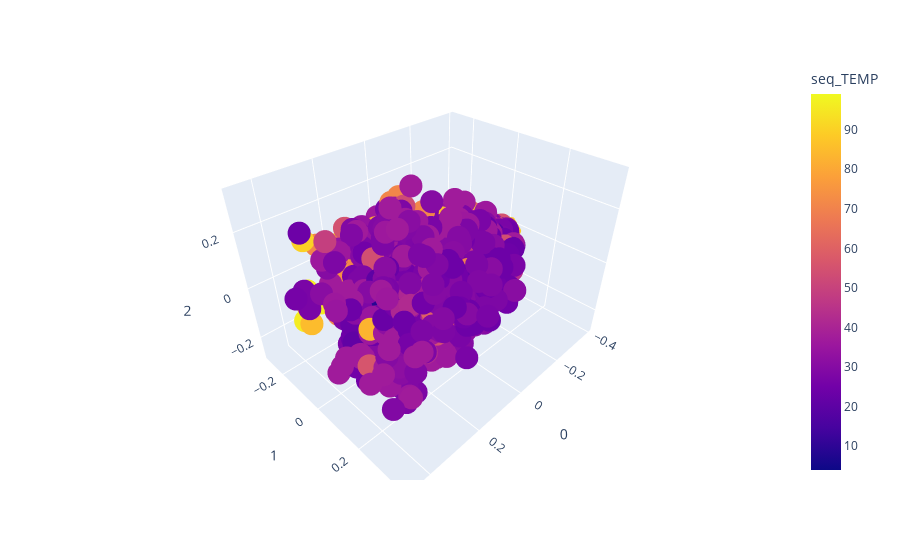

The code cell stored with this chart in its notebook:
### Markdown cell above
*Kernel PCA: RBF 3D Plot*

### Code cell
kpca = KernelPCA(n_components=3, kernel='rbf')
x_kpca = kpca.fit_transform(Data_Full)


x_tx = x_kpca
x_tx =pd.DataFrame(x_tx)
x_tx["seq_TEMP"] = data["seq_TEMP"]

fig = px.scatter_3d(x_tx, x=0, y=1, z=2,
              color='seq_TEMP')
fig.show()

### Figure 1 — Plotly figure (JSON) as saved in the notebook; plotly's stock layout.template omitted (floating-point values rounded to 4 significant figures; data arrays with more than 128 entries replaced by an {"elided": "..."} marker saying what was removed)
{"data": [{"hovertemplate": "0=%{x}<br>1=%{y}<br>2=%{z}<br>seq_TEMP=%{marker.color}<extra></extra>", "legendgroup": "", "marker": {"color": {"elided": "2917 int values"}, "coloraxis": "coloraxis", "symbol": "circle"}, "mode": "markers", "name": "", "scene": "scene", "showlegend": false, "type": "scatter3d", "x": {"elided": "2917 float values"}, "y": {"elided": "2917 float values"}, "z": {"elided": "2917 float values"}}], "layout": {"coloraxis": {"colorbar": {"title": {"text": "seq_TEMP"}}, "colorscale": [[0, "#0d0887"], [0.1111, "#46039f"], [0.2222, "#7201a8"], [0.3333, "#9c179e"], [0.4444, "#bd3786"], [0.5556, "#d8576b"], [0.6667, "#ed7953"], [0.7778, "#fb9f3a"], [0.8889, "#fdca26"], [1, "#f0f921"]]}, "legend": {"tracegroupgap": 0}, "margin": {"t": 60}, "scene": {"domain": {"x": [0, 1], "y": [0, 1]}, "xaxis": {"title": {"text": "0"}}, "yaxis": {"title": {"text": "1"}}, "zaxis": {"title": {"text": "2"}}}}}
